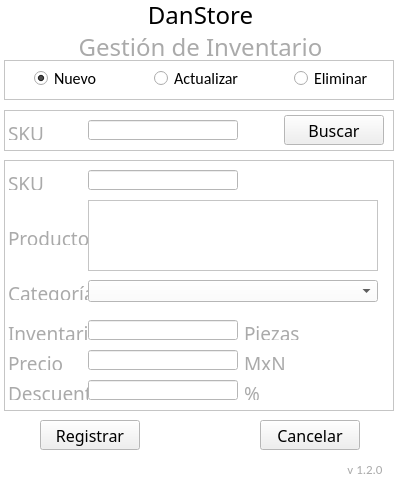
<?xml version="1.0" encoding="UTF-8"?>
<ui version="4.0">
 <class>MainWindow</class>
 <widget class="QMainWindow" name="MainWindow">
  <property name="geometry">
   <rect>
    <x>0</x>
    <y>0</y>
    <width>400</width>
    <height>480</height>
   </rect>
  </property>
  <property name="minimumSize">
   <size>
    <width>400</width>
    <height>480</height>
   </size>
  </property>
  <property name="maximumSize">
   <size>
    <width>400</width>
    <height>480</height>
   </size>
  </property>
  <property name="palette">
   <palette>
    <active>
     <colorrole role="Base">
      <brush brushstyle="SolidPattern">
       <color alpha="255">
        <red>255</red>
        <green>255</green>
        <blue>255</blue>
       </color>
      </brush>
     </colorrole>
     <colorrole role="Window">
      <brush brushstyle="SolidPattern">
       <color alpha="255">
        <red>255</red>
        <green>255</green>
        <blue>255</blue>
       </color>
      </brush>
     </colorrole>
    </active>
    <inactive>
     <colorrole role="Base">
      <brush brushstyle="SolidPattern">
       <color alpha="255">
        <red>255</red>
        <green>255</green>
        <blue>255</blue>
       </color>
      </brush>
     </colorrole>
     <colorrole role="Window">
      <brush brushstyle="SolidPattern">
       <color alpha="255">
        <red>255</red>
        <green>255</green>
        <blue>255</blue>
       </color>
      </brush>
     </colorrole>
    </inactive>
    <disabled>
     <colorrole role="Base">
      <brush brushstyle="SolidPattern">
       <color alpha="255">
        <red>255</red>
        <green>255</green>
        <blue>255</blue>
       </color>
      </brush>
     </colorrole>
     <colorrole role="Window">
      <brush brushstyle="SolidPattern">
       <color alpha="255">
        <red>255</red>
        <green>255</green>
        <blue>255</blue>
       </color>
      </brush>
     </colorrole>
    </disabled>
   </palette>
  </property>
  <property name="windowTitle">
   <string>Gestion de Inventario</string>
  </property>
  <widget class="QWidget" name="centralwidget">
   <widget class="QFrame" name="fr_Accion">
    <property name="geometry">
     <rect>
      <x>4</x>
      <y>60</y>
      <width>390</width>
      <height>40</height>
     </rect>
    </property>
    <property name="frameShape">
     <enum>QFrame::StyledPanel</enum>
    </property>
    <property name="frameShadow">
     <enum>QFrame::Raised</enum>
    </property>
    <widget class="QRadioButton" name="b_nuevo">
     <property name="geometry">
      <rect>
       <x>30</x>
       <y>10</y>
       <width>70</width>
       <height>17</height>
      </rect>
     </property>
     <property name="font">
      <font>
       <family>Calibri</family>
       <pointsize>12</pointsize>
      </font>
     </property>
     <property name="focusPolicy">
      <enum>Qt::StrongFocus</enum>
     </property>
     <property name="text">
      <string>Nuevo</string>
     </property>
     <property name="checked">
      <bool>true</bool>
     </property>
    </widget>
    <widget class="QRadioButton" name="b_eliminar">
     <property name="geometry">
      <rect>
       <x>290</x>
       <y>10</y>
       <width>80</width>
       <height>17</height>
      </rect>
     </property>
     <property name="font">
      <font>
       <family>Calibri</family>
       <pointsize>12</pointsize>
      </font>
     </property>
     <property name="focusPolicy">
      <enum>Qt::StrongFocus</enum>
     </property>
     <property name="text">
      <string>Eliminar</string>
     </property>
    </widget>
    <widget class="QRadioButton" name="b_actualizar">
     <property name="geometry">
      <rect>
       <x>150</x>
       <y>10</y>
       <width>90</width>
       <height>17</height>
      </rect>
     </property>
     <property name="font">
      <font>
       <family>Calibri</family>
       <pointsize>12</pointsize>
      </font>
     </property>
     <property name="focusPolicy">
      <enum>Qt::StrongFocus</enum>
     </property>
     <property name="text">
      <string>Actualizar</string>
     </property>
     <property name="checked">
      <bool>false</bool>
     </property>
    </widget>
   </widget>
   <widget class="QLabel" name="L2">
    <property name="geometry">
     <rect>
      <x>0</x>
      <y>30</y>
      <width>401</width>
      <height>30</height>
     </rect>
    </property>
    <property name="font">
     <font>
      <family>Swis721 LtCn BT</family>
      <pointsize>18</pointsize>
     </font>
    </property>
    <property name="frameShadow">
     <enum>QFrame::Plain</enum>
    </property>
    <property name="midLineWidth">
     <number>0</number>
    </property>
    <property name="text">
     <string>&lt;html&gt;&lt;head/&gt;&lt;body&gt;&lt;p&gt;&lt;span style=&quot; color:#aaaaaa;&quot;&gt;Gestión de Inventario&lt;/span&gt;&lt;/p&gt;&lt;/body&gt;&lt;/html&gt;</string>
    </property>
    <property name="alignment">
     <set>Qt::AlignCenter</set>
    </property>
   </widget>
   <widget class="QLabel" name="L1">
    <property name="geometry">
     <rect>
      <x>0</x>
      <y>0</y>
      <width>401</width>
      <height>30</height>
     </rect>
    </property>
    <property name="font">
     <font>
      <family>Impact</family>
      <pointsize>18</pointsize>
     </font>
    </property>
    <property name="text">
     <string>DanStore</string>
    </property>
    <property name="alignment">
     <set>Qt::AlignCenter</set>
    </property>
   </widget>
   <widget class="QFrame" name="fr_buscar">
    <property name="geometry">
     <rect>
      <x>4</x>
      <y>110</y>
      <width>390</width>
      <height>41</height>
     </rect>
    </property>
    <property name="frameShape">
     <enum>QFrame::StyledPanel</enum>
    </property>
    <property name="frameShadow">
     <enum>QFrame::Raised</enum>
    </property>
    <widget class="QPushButton" name="b_Buscar">
     <property name="geometry">
      <rect>
       <x>280</x>
       <y>5</y>
       <width>100</width>
       <height>30</height>
      </rect>
     </property>
     <property name="font">
      <font>
       <family>Swis721 LtCn BT</family>
       <pointsize>12</pointsize>
      </font>
     </property>
     <property name="focusPolicy">
      <enum>Qt::StrongFocus</enum>
     </property>
     <property name="text">
      <string>Buscar</string>
     </property>
    </widget>
    <widget class="QLabel" name="L3">
     <property name="geometry">
      <rect>
       <x>4</x>
       <y>10</y>
       <width>80</width>
       <height>20</height>
      </rect>
     </property>
     <property name="font">
      <font>
       <family>Swis721 LtCn BT</family>
       <pointsize>14</pointsize>
      </font>
     </property>
     <property name="text">
      <string>&lt;html&gt;&lt;head/&gt;&lt;body&gt;&lt;p&gt;&lt;span style=&quot; color:#aaaaaa;&quot;&gt;SKU&lt;/span&gt;&lt;/p&gt;&lt;/body&gt;&lt;/html&gt;</string>
     </property>
    </widget>
    <widget class="QLineEdit" name="D_sku">
     <property name="geometry">
      <rect>
       <x>84</x>
       <y>10</y>
       <width>150</width>
       <height>20</height>
      </rect>
     </property>
     <property name="palette">
      <palette>
       <active>
        <colorrole role="Text">
         <brush brushstyle="SolidPattern">
          <color alpha="255">
           <red>0</red>
           <green>160</green>
           <blue>245</blue>
          </color>
         </brush>
        </colorrole>
       </active>
       <inactive>
        <colorrole role="Text">
         <brush brushstyle="SolidPattern">
          <color alpha="255">
           <red>0</red>
           <green>160</green>
           <blue>245</blue>
          </color>
         </brush>
        </colorrole>
       </inactive>
       <disabled>
        <colorrole role="Text">
         <brush brushstyle="SolidPattern">
          <color alpha="255">
           <red>120</red>
           <green>120</green>
           <blue>120</blue>
          </color>
         </brush>
        </colorrole>
       </disabled>
      </palette>
     </property>
     <property name="font">
      <font>
       <family>Calibri</family>
       <pointsize>12</pointsize>
      </font>
     </property>
     <property name="text">
      <string/>
     </property>
     <property name="maxLength">
      <number>5</number>
     </property>
     <property name="clearButtonEnabled">
      <bool>true</bool>
     </property>
    </widget>
   </widget>
   <widget class="QFrame" name="fr_datos">
    <property name="geometry">
     <rect>
      <x>4</x>
      <y>160</y>
      <width>390</width>
      <height>251</height>
     </rect>
    </property>
    <property name="frameShape">
     <enum>QFrame::StyledPanel</enum>
    </property>
    <property name="frameShadow">
     <enum>QFrame::Raised</enum>
    </property>
    <widget class="QLabel" name="L4">
     <property name="geometry">
      <rect>
       <x>4</x>
       <y>10</y>
       <width>80</width>
       <height>20</height>
      </rect>
     </property>
     <property name="font">
      <font>
       <family>Swis721 LtCn BT</family>
       <pointsize>14</pointsize>
      </font>
     </property>
     <property name="text">
      <string>&lt;html&gt;&lt;head/&gt;&lt;body&gt;&lt;p&gt;&lt;span style=&quot; color:#aaaaaa;&quot;&gt;SKU&lt;/span&gt;&lt;/p&gt;&lt;/body&gt;&lt;/html&gt;</string>
     </property>
    </widget>
    <widget class="QLineEdit" name="D_sku_2">
     <property name="geometry">
      <rect>
       <x>84</x>
       <y>10</y>
       <width>150</width>
       <height>20</height>
      </rect>
     </property>
     <property name="palette">
      <palette>
       <active>
        <colorrole role="Text">
         <brush brushstyle="SolidPattern">
          <color alpha="255">
           <red>0</red>
           <green>160</green>
           <blue>245</blue>
          </color>
         </brush>
        </colorrole>
       </active>
       <inactive>
        <colorrole role="Text">
         <brush brushstyle="SolidPattern">
          <color alpha="255">
           <red>0</red>
           <green>160</green>
           <blue>245</blue>
          </color>
         </brush>
        </colorrole>
       </inactive>
       <disabled>
        <colorrole role="Text">
         <brush brushstyle="SolidPattern">
          <color alpha="255">
           <red>120</red>
           <green>120</green>
           <blue>120</blue>
          </color>
         </brush>
        </colorrole>
       </disabled>
      </palette>
     </property>
     <property name="font">
      <font>
       <family>Calibri</family>
       <pointsize>12</pointsize>
      </font>
     </property>
     <property name="text">
      <string/>
     </property>
     <property name="maxLength">
      <number>5</number>
     </property>
     <property name="clearButtonEnabled">
      <bool>true</bool>
     </property>
    </widget>
    <widget class="QLabel" name="L5">
     <property name="geometry">
      <rect>
       <x>4</x>
       <y>65</y>
       <width>80</width>
       <height>20</height>
      </rect>
     </property>
     <property name="font">
      <font>
       <family>Swis721 LtCn BT</family>
       <pointsize>14</pointsize>
      </font>
     </property>
     <property name="text">
      <string>&lt;html&gt;&lt;head/&gt;&lt;body&gt;&lt;p&gt;&lt;span style=&quot; color:#aaaaaa;&quot;&gt;Producto&lt;/span&gt;&lt;/p&gt;&lt;/body&gt;&lt;/html&gt;</string>
     </property>
    </widget>
    <widget class="QTextEdit" name="D_producto">
     <property name="geometry">
      <rect>
       <x>84</x>
       <y>40</y>
       <width>290</width>
       <height>71</height>
      </rect>
     </property>
     <property name="palette">
      <palette>
       <active>
        <colorrole role="Text">
         <brush brushstyle="SolidPattern">
          <color alpha="255">
           <red>0</red>
           <green>160</green>
           <blue>245</blue>
          </color>
         </brush>
        </colorrole>
       </active>
       <inactive>
        <colorrole role="Text">
         <brush brushstyle="SolidPattern">
          <color alpha="255">
           <red>0</red>
           <green>160</green>
           <blue>245</blue>
          </color>
         </brush>
        </colorrole>
       </inactive>
       <disabled>
        <colorrole role="Text">
         <brush brushstyle="SolidPattern">
          <color alpha="255">
           <red>120</red>
           <green>120</green>
           <blue>120</blue>
          </color>
         </brush>
        </colorrole>
       </disabled>
      </palette>
     </property>
     <property name="font">
      <font>
       <family>Calibri</family>
       <pointsize>12</pointsize>
      </font>
     </property>
     <property name="html">
      <string>&lt;!DOCTYPE HTML PUBLIC &quot;-//W3C//DTD HTML 4.0//EN&quot; &quot;http://www.w3.org/TR/REC-html40/strict.dtd&quot;&gt;
&lt;html&gt;&lt;head&gt;&lt;meta name=&quot;qrichtext&quot; content=&quot;1&quot; /&gt;&lt;style type=&quot;text/css&quot;&gt;
p, li { white-space: pre-wrap; }
&lt;/style&gt;&lt;/head&gt;&lt;body style=&quot; font-family:'Calibri'; font-size:12pt; font-weight:400; font-style:normal;&quot;&gt;
&lt;p style=&quot;-qt-paragraph-type:empty; margin-top:0px; margin-bottom:0px; margin-left:0px; margin-right:0px; -qt-block-indent:0; text-indent:0px;&quot;&gt;&lt;br /&gt;&lt;/p&gt;&lt;/body&gt;&lt;/html&gt;</string>
     </property>
     <property name="acceptRichText">
      <bool>false</bool>
     </property>
    </widget>
    <widget class="QLabel" name="L6">
     <property name="geometry">
      <rect>
       <x>4</x>
       <y>120</y>
       <width>80</width>
       <height>20</height>
      </rect>
     </property>
     <property name="font">
      <font>
       <family>Swis721 LtCn BT</family>
       <pointsize>14</pointsize>
      </font>
     </property>
     <property name="text">
      <string>&lt;html&gt;&lt;head/&gt;&lt;body&gt;&lt;p&gt;&lt;span style=&quot; color:#aaaaaa;&quot;&gt;Categoría&lt;/span&gt;&lt;/p&gt;&lt;/body&gt;&lt;/html&gt;</string>
     </property>
    </widget>
    <widget class="QComboBox" name="D_categoria">
     <property name="geometry">
      <rect>
       <x>84</x>
       <y>120</y>
       <width>290</width>
       <height>22</height>
      </rect>
     </property>
     <property name="palette">
      <palette>
       <active>
        <colorrole role="Button">
         <brush brushstyle="SolidPattern">
          <color alpha="255">
           <red>255</red>
           <green>255</green>
           <blue>255</blue>
          </color>
         </brush>
        </colorrole>
        <colorrole role="Text">
         <brush brushstyle="SolidPattern">
          <color alpha="255">
           <red>0</red>
           <green>160</green>
           <blue>245</blue>
          </color>
         </brush>
        </colorrole>
        <colorrole role="Base">
         <brush brushstyle="SolidPattern">
          <color alpha="255">
           <red>255</red>
           <green>255</green>
           <blue>255</blue>
          </color>
         </brush>
        </colorrole>
        <colorrole role="Window">
         <brush brushstyle="SolidPattern">
          <color alpha="255">
           <red>255</red>
           <green>255</green>
           <blue>255</blue>
          </color>
         </brush>
        </colorrole>
       </active>
       <inactive>
        <colorrole role="Button">
         <brush brushstyle="SolidPattern">
          <color alpha="255">
           <red>255</red>
           <green>255</green>
           <blue>255</blue>
          </color>
         </brush>
        </colorrole>
        <colorrole role="Text">
         <brush brushstyle="SolidPattern">
          <color alpha="255">
           <red>0</red>
           <green>160</green>
           <blue>245</blue>
          </color>
         </brush>
        </colorrole>
        <colorrole role="Base">
         <brush brushstyle="SolidPattern">
          <color alpha="255">
           <red>255</red>
           <green>255</green>
           <blue>255</blue>
          </color>
         </brush>
        </colorrole>
        <colorrole role="Window">
         <brush brushstyle="SolidPattern">
          <color alpha="255">
           <red>255</red>
           <green>255</green>
           <blue>255</blue>
          </color>
         </brush>
        </colorrole>
       </inactive>
       <disabled>
        <colorrole role="Button">
         <brush brushstyle="SolidPattern">
          <color alpha="255">
           <red>255</red>
           <green>255</green>
           <blue>255</blue>
          </color>
         </brush>
        </colorrole>
        <colorrole role="Text">
         <brush brushstyle="SolidPattern">
          <color alpha="255">
           <red>120</red>
           <green>120</green>
           <blue>120</blue>
          </color>
         </brush>
        </colorrole>
        <colorrole role="Base">
         <brush brushstyle="SolidPattern">
          <color alpha="255">
           <red>255</red>
           <green>255</green>
           <blue>255</blue>
          </color>
         </brush>
        </colorrole>
        <colorrole role="Window">
         <brush brushstyle="SolidPattern">
          <color alpha="255">
           <red>255</red>
           <green>255</green>
           <blue>255</blue>
          </color>
         </brush>
        </colorrole>
       </disabled>
      </palette>
     </property>
     <property name="styleSheet">
      <string notr="true">background-color: rgb(255, 255, 255);</string>
     </property>
     <property name="editable">
      <bool>false</bool>
     </property>
     <item>
      <property name="text">
       <string/>
      </property>
     </item>
    </widget>
    <widget class="QLineEdit" name="D_inventario">
     <property name="geometry">
      <rect>
       <x>84</x>
       <y>160</y>
       <width>150</width>
       <height>20</height>
      </rect>
     </property>
     <property name="palette">
      <palette>
       <active>
        <colorrole role="Text">
         <brush brushstyle="SolidPattern">
          <color alpha="255">
           <red>0</red>
           <green>160</green>
           <blue>245</blue>
          </color>
         </brush>
        </colorrole>
       </active>
       <inactive>
        <colorrole role="Text">
         <brush brushstyle="SolidPattern">
          <color alpha="255">
           <red>0</red>
           <green>160</green>
           <blue>245</blue>
          </color>
         </brush>
        </colorrole>
       </inactive>
       <disabled>
        <colorrole role="Text">
         <brush brushstyle="SolidPattern">
          <color alpha="255">
           <red>120</red>
           <green>120</green>
           <blue>120</blue>
          </color>
         </brush>
        </colorrole>
       </disabled>
      </palette>
     </property>
     <property name="font">
      <font>
       <family>Calibri</family>
       <pointsize>12</pointsize>
      </font>
     </property>
     <property name="text">
      <string/>
     </property>
     <property name="maxLength">
      <number>4</number>
     </property>
     <property name="clearButtonEnabled">
      <bool>true</bool>
     </property>
    </widget>
    <widget class="QLabel" name="L7">
     <property name="geometry">
      <rect>
       <x>4</x>
       <y>160</y>
       <width>80</width>
       <height>20</height>
      </rect>
     </property>
     <property name="font">
      <font>
       <family>Swis721 LtCn BT</family>
       <pointsize>14</pointsize>
      </font>
     </property>
     <property name="text">
      <string>&lt;html&gt;&lt;head/&gt;&lt;body&gt;&lt;p&gt;&lt;span style=&quot; color:#aaaaaa;&quot;&gt;Inventario&lt;/span&gt;&lt;/p&gt;&lt;/body&gt;&lt;/html&gt;</string>
     </property>
    </widget>
    <widget class="QLabel" name="L8">
     <property name="geometry">
      <rect>
       <x>4</x>
       <y>190</y>
       <width>80</width>
       <height>20</height>
      </rect>
     </property>
     <property name="font">
      <font>
       <family>Swis721 LtCn BT</family>
       <pointsize>14</pointsize>
      </font>
     </property>
     <property name="text">
      <string>&lt;html&gt;&lt;head/&gt;&lt;body&gt;&lt;p&gt;&lt;span style=&quot; color:#aaaaaa;&quot;&gt;Precio&lt;/span&gt;&lt;/p&gt;&lt;/body&gt;&lt;/html&gt;</string>
     </property>
    </widget>
    <widget class="QLineEdit" name="D_precio">
     <property name="geometry">
      <rect>
       <x>84</x>
       <y>190</y>
       <width>150</width>
       <height>20</height>
      </rect>
     </property>
     <property name="palette">
      <palette>
       <active>
        <colorrole role="Text">
         <brush brushstyle="SolidPattern">
          <color alpha="255">
           <red>0</red>
           <green>160</green>
           <blue>245</blue>
          </color>
         </brush>
        </colorrole>
       </active>
       <inactive>
        <colorrole role="Text">
         <brush brushstyle="SolidPattern">
          <color alpha="255">
           <red>0</red>
           <green>160</green>
           <blue>245</blue>
          </color>
         </brush>
        </colorrole>
       </inactive>
       <disabled>
        <colorrole role="Text">
         <brush brushstyle="SolidPattern">
          <color alpha="255">
           <red>120</red>
           <green>120</green>
           <blue>120</blue>
          </color>
         </brush>
        </colorrole>
       </disabled>
      </palette>
     </property>
     <property name="font">
      <font>
       <family>Calibri</family>
       <pointsize>12</pointsize>
      </font>
     </property>
     <property name="maxLength">
      <number>10</number>
     </property>
     <property name="frame">
      <bool>true</bool>
     </property>
     <property name="placeholderText">
      <string/>
     </property>
     <property name="clearButtonEnabled">
      <bool>true</bool>
     </property>
    </widget>
    <widget class="QLineEdit" name="D_descuento">
     <property name="geometry">
      <rect>
       <x>84</x>
       <y>220</y>
       <width>150</width>
       <height>20</height>
      </rect>
     </property>
     <property name="palette">
      <palette>
       <active>
        <colorrole role="Text">
         <brush brushstyle="SolidPattern">
          <color alpha="255">
           <red>0</red>
           <green>160</green>
           <blue>245</blue>
          </color>
         </brush>
        </colorrole>
       </active>
       <inactive>
        <colorrole role="Text">
         <brush brushstyle="SolidPattern">
          <color alpha="255">
           <red>0</red>
           <green>160</green>
           <blue>245</blue>
          </color>
         </brush>
        </colorrole>
       </inactive>
       <disabled>
        <colorrole role="Text">
         <brush brushstyle="SolidPattern">
          <color alpha="255">
           <red>120</red>
           <green>120</green>
           <blue>120</blue>
          </color>
         </brush>
        </colorrole>
       </disabled>
      </palette>
     </property>
     <property name="font">
      <font>
       <family>Calibri</family>
       <pointsize>12</pointsize>
      </font>
     </property>
     <property name="text">
      <string/>
     </property>
     <property name="maxLength">
      <number>10</number>
     </property>
     <property name="clearButtonEnabled">
      <bool>true</bool>
     </property>
    </widget>
    <widget class="QLabel" name="L9">
     <property name="geometry">
      <rect>
       <x>4</x>
       <y>220</y>
       <width>80</width>
       <height>20</height>
      </rect>
     </property>
     <property name="font">
      <font>
       <family>Swis721 LtCn BT</family>
       <pointsize>14</pointsize>
      </font>
     </property>
     <property name="text">
      <string>&lt;html&gt;&lt;head/&gt;&lt;body&gt;&lt;p&gt;&lt;span style=&quot; color:#aaaaaa;&quot;&gt;Descuento&lt;/span&gt;&lt;/p&gt;&lt;/body&gt;&lt;/html&gt;</string>
     </property>
    </widget>
    <widget class="QLabel" name="L11">
     <property name="geometry">
      <rect>
       <x>240</x>
       <y>190</y>
       <width>80</width>
       <height>20</height>
      </rect>
     </property>
     <property name="font">
      <font>
       <family>Swis721 LtCn BT</family>
       <pointsize>14</pointsize>
      </font>
     </property>
     <property name="text">
      <string>&lt;html&gt;&lt;head/&gt;&lt;body&gt;&lt;p&gt;&lt;span style=&quot; color:#aaaaaa;&quot;&gt;MxN&lt;/span&gt;&lt;/p&gt;&lt;/body&gt;&lt;/html&gt;</string>
     </property>
    </widget>
    <widget class="QLabel" name="L12">
     <property name="geometry">
      <rect>
       <x>240</x>
       <y>220</y>
       <width>80</width>
       <height>20</height>
      </rect>
     </property>
     <property name="font">
      <font>
       <family>Swis721 LtCn BT</family>
       <pointsize>14</pointsize>
      </font>
     </property>
     <property name="text">
      <string>&lt;html&gt;&lt;head/&gt;&lt;body&gt;&lt;p&gt;&lt;span style=&quot; color:#aaaaaa;&quot;&gt;%&lt;/span&gt;&lt;/p&gt;&lt;/body&gt;&lt;/html&gt;</string>
     </property>
    </widget>
    <widget class="QLabel" name="L10">
     <property name="geometry">
      <rect>
       <x>240</x>
       <y>160</y>
       <width>80</width>
       <height>20</height>
      </rect>
     </property>
     <property name="font">
      <font>
       <family>Swis721 LtCn BT</family>
       <pointsize>14</pointsize>
      </font>
     </property>
     <property name="text">
      <string>&lt;html&gt;&lt;head/&gt;&lt;body&gt;&lt;p&gt;&lt;span style=&quot; color:#aaaaaa;&quot;&gt;Piezas&lt;/span&gt;&lt;/p&gt;&lt;/body&gt;&lt;/html&gt;</string>
     </property>
    </widget>
   </widget>
   <widget class="QPushButton" name="b_Registrar">
    <property name="geometry">
     <rect>
      <x>40</x>
      <y>420</y>
      <width>100</width>
      <height>30</height>
     </rect>
    </property>
    <property name="font">
     <font>
      <family>Swis721 LtCn BT</family>
      <pointsize>12</pointsize>
     </font>
    </property>
    <property name="focusPolicy">
     <enum>Qt::StrongFocus</enum>
    </property>
    <property name="text">
     <string>Registrar</string>
    </property>
   </widget>
   <widget class="QPushButton" name="b_Cancelar">
    <property name="geometry">
     <rect>
      <x>260</x>
      <y>420</y>
      <width>100</width>
      <height>30</height>
     </rect>
    </property>
    <property name="font">
     <font>
      <family>Swis721 LtCn BT</family>
      <pointsize>12</pointsize>
     </font>
    </property>
    <property name="focusPolicy">
     <enum>Qt::StrongFocus</enum>
    </property>
    <property name="text">
     <string>Cancelar</string>
    </property>
   </widget>
   <widget class="QLabel" name="L13">
    <property name="geometry">
     <rect>
      <x>340</x>
      <y>460</y>
      <width>50</width>
      <height>20</height>
     </rect>
    </property>
    <property name="font">
     <font>
      <family>Calibri</family>
      <pointsize>14</pointsize>
     </font>
    </property>
    <property name="text">
     <string>&lt;html&gt;&lt;head/&gt;&lt;body&gt;&lt;p&gt;&lt;span style=&quot; font-size:10pt; color:#aaaaaa;&quot;&gt;v 1.2.0&lt;/span&gt;&lt;/p&gt;&lt;/body&gt;&lt;/html&gt;</string>
    </property>
    <property name="alignment">
     <set>Qt::AlignCenter</set>
    </property>
   </widget>
  </widget>
 </widget>
 <resources/>
 <connections/>
</ui>
